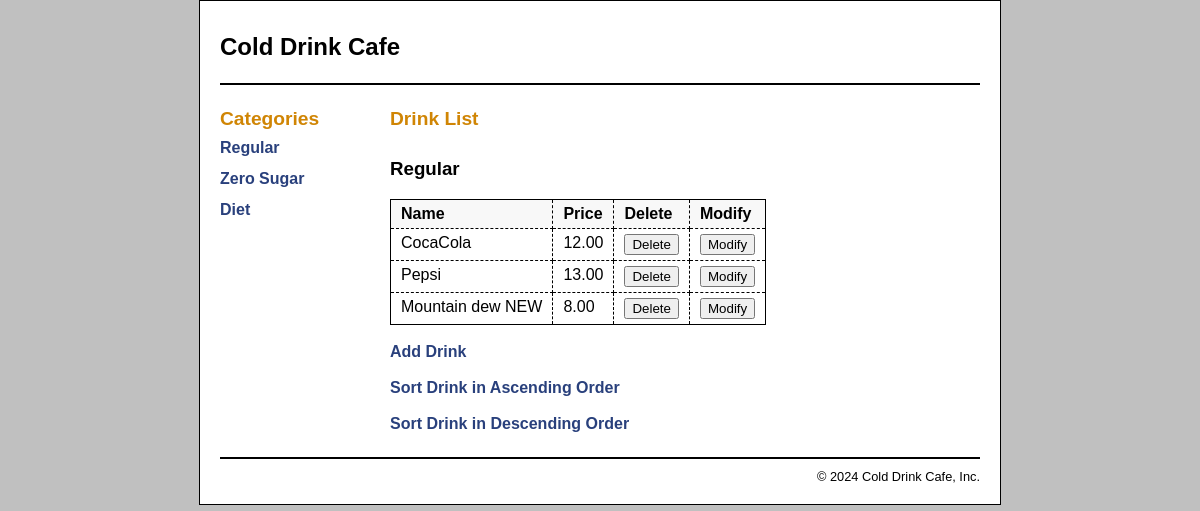
The page / on the database its author committed.
### tables this page shows
CREATE TABLE `categories` (
  `categoryID` int(11) NOT NULL,
  `categoryName` varchar(50) NOT NULL
);

CREATE TABLE `products` (
  `productID` int(11) NOT NULL,
  `categoryID` int(11) DEFAULT NULL,
  `productCode` varchar(50) NOT NULL,
  `productName` varchar(100) NOT NULL,
  `listPrice` decimal(10,2) NOT NULL
);

### index.php (the view, shortened to what this page needs)
<?php
include 'db_connect.php';
$categoryName = isset($_GET['category']) ? $_GET['category'] : 'Regular';
$sql = "SELECT p.productID, p.productName, p.listPrice
        FROM Products p
        JOIN Categories c ON p.categoryID = c.categoryID
        WHERE c.categoryName = '$categoryName'";
$result = $conn->query($sql);
$categories = $conn->query("SELECT * FROM Categories");
?>
<!DOCTYPE html>
<html lang="en">
<head>
    <link rel="stylesheet" href="styles.css">
</head>
<body>
    <header>
        <h1>Cold Drink Cafe</h1>
    </header></br>
    <main>
        <aside>
            <nav>
                <h2>Categories</h2>
                <ul class="categories">
                    <?php while ($category = $categories->fetch_assoc()): ?>
                        <li><a href="index.php?category=<?= htmlspecialchars($category['categoryName']); ?>"><?= htmlspecialchars($category['categoryName']); ?></a></li>
                    <?php endwhile; ?>
                </ul>
            </nav>
        </aside>
        <section>
            <h2>Drink List</h2>
            <h3><?= htmlspecialchars($categoryName); ?></h3>
            <?php if ($result->num_rows > 0): ?>
                <table>
                    <tr><th>Name</th><th>Price</th><th>Delete</th><th>Modify</th></tr>
                    <?php while ($row = $result->fetch_assoc()): ?>
                        <tr>
                            <td><?= htmlspecialchars($row['productName']); ?></td>
                            <td><?= number_format($row['listPrice'], 2); ?></td>
                            <td>
                                <form action="delete_drink.php" method="POST">
                                    <input type="submit" value="Delete" class="button">
                                </form>
                            </td>
                            <td>
                                <form action="modify_drink.php" method="GET">
                                    <input type="submit" value="Modify" class="button">
                                </form>
                            </td>
                        </tr>
                    <?php endwhile; ?>
                </table></br>
            <?php else: ?>
                <p>No drinks found in this category.</p>
            <?php endif; ?>
            <div class="links">
                <a href="add_drink.php">Add Drink</a><br></br>
                <a href="sort_drinks.php?order=ASC">Sort Drink in Ascending Order</a><br></br>
                <a href="sort_drinks.php?order=DESC">Sort Drink in Descending Order</a></br>
            </div>
        </section>
    </main>
    <footer>
        <p>&copy; 2024 Cold Drink Cafe, Inc.</p>
    </footer>
</body>
</html>

### styles.css (style rules this page uses)
html { background-color: rgb(192, 192, 192); }
body { margin: 0 auto; font-family: Arial, Helvetica, sans-serif; width: 760px; background-color: white; border: 1px solid black; padding: 20px; }
header { margin: 0; padding-bottom: 10px; border-bottom: 2px solid black; }
header h1 { margin: 0; padding: .5em 0; color: black; }
main { margin: 0; padding: 0; }
aside { float: left; width: 150px; margin-right: 20px; }
nav ul { list-style-type: none; margin: 0; padding: 0; }
nav ul li { padding-bottom: 0.5em; }
section { float: left; width: 560px; padding-bottom: 1.5em; }
footer { clear: both; margin-top: 20px; border-top: 2px solid black; padding-top: 10px; }
footer p { text-align: right; font-size: 80%; margin: 0; }
h1 { font-size: 150%; margin: 0; padding: .5em 0 .25em; }
h2 { font-size: 120%; margin: 0; padding: .25em 0 .5em; }
h2 { color: rgb(208, 133, 4); }
ul { margin: 0 0 1em 0; padding: 0 0 0 1em; }
li { margin: 0; padding: 0; }
a { color: rgb(41, 64, 124); font-weight: bold; text-decoration: none; }
table { border: 1px solid black; border-collapse: collapse; margin-top: 10px; }
td, th { border: 1px dashed black; padding: 5px 10px; vertical-align: top; text-align: left; }
th { background-color: #f8f8f8; }
form { margin: 0; }
.categories { margin-bottom: 10px; }
.categories a { display: block; margin-bottom: 5px; }

### rows shown on the page
categories: categoryName "Regular"
categories: categoryName "Zero Sugar"
categories: categoryName "Diet"
products: productName "CocaCola", listPrice "12.00"
products: productName "Pepsi", listPrice "13.00"
products: productName "Mountain dew NEW", listPrice "8.00"

### other values the page prints
$categoryName "Regular"
